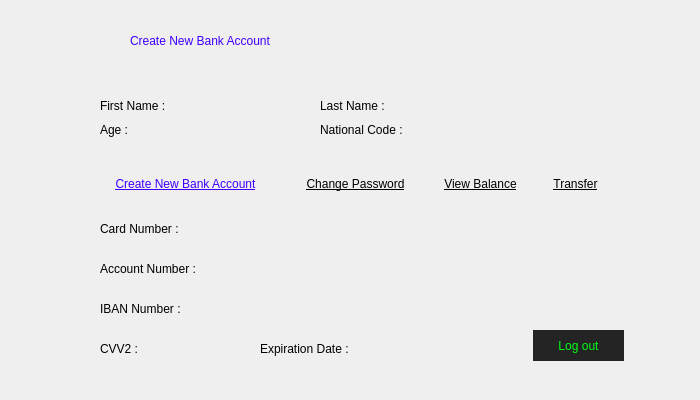
<?xml version="1.0" encoding="UTF-8"?>
<ui version="4.0">
 <class>CardInfo</class>
 <widget class="QWidget" name="CardInfo">
  <property name="geometry">
   <rect>
    <x>0</x>
    <y>0</y>
    <width>700</width>
    <height>400</height>
   </rect>
  </property>
  <property name="windowTitle">
   <string>Form</string>
  </property>
  <property name="styleSheet">
   <string notr="true">QPushButton {
    background-color: transparent;
    border: none;
}</string>
  </property>
  <widget class="QLabel" name="background">
   <property name="geometry">
    <rect>
     <x>0</x>
     <y>0</y>
     <width>700</width>
     <height>400</height>
    </rect>
   </property>
   <property name="text">
    <string/>
   </property>
   <property name="pixmap">
    <pixmap resource="Panel.qrc">:/images/panel2.png</pixmap>
   </property>
  </widget>
  <widget class="QPushButton" name="viewBalancePB">
   <property name="geometry">
    <rect>
     <x>430</x>
     <y>169</y>
     <width>101</width>
     <height>29</height>
    </rect>
   </property>
   <property name="styleSheet">
    <string notr="true">text-decoration: underline;
color: rgb(0, 0, 0);
font: 10pt &quot;MRT_Sozar&quot;;
</string>
   </property>
   <property name="text">
    <string>View Balance</string>
   </property>
  </widget>
  <widget class="QLabel" name="cardNumberL">
   <property name="geometry">
    <rect>
     <x>100</x>
     <y>208</y>
     <width>131</width>
     <height>41</height>
    </rect>
   </property>
   <property name="styleSheet">
    <string notr="true">color: black;
font: 12pt &quot;Tw Cen MT&quot;;
</string>
   </property>
   <property name="text">
    <string>Card Number :</string>
   </property>
  </widget>
  <widget class="QLabel" name="firstNameL">
   <property name="geometry">
    <rect>
     <x>100</x>
     <y>80</y>
     <width>101</width>
     <height>51</height>
    </rect>
   </property>
   <property name="styleSheet">
    <string notr="true">color: black;
font: 12pt &quot;Tw Cen MT&quot;;
</string>
   </property>
   <property name="text">
    <string>First Name :</string>
   </property>
  </widget>
  <widget class="QPushButton" name="transferPB">
   <property name="geometry">
    <rect>
     <x>540</x>
     <y>169</y>
     <width>71</width>
     <height>29</height>
    </rect>
   </property>
   <property name="styleSheet">
    <string notr="true">text-decoration: underline;
color: rgb(0, 0, 0);
font: 10pt &quot;MRT_Sozar&quot;;
</string>
   </property>
   <property name="text">
    <string>Transfer</string>
   </property>
  </widget>
  <widget class="QPushButton" name="logoutPB">
   <property name="geometry">
    <rect>
     <x>533</x>
     <y>330</y>
     <width>91</width>
     <height>31</height>
    </rect>
   </property>
   <property name="cursor">
    <cursorShape>PointingHandCursor</cursorShape>
   </property>
   <property name="styleSheet">
    <string notr="true">color: rgb(0, 255, 21);
background-color: rgb(36, 36, 36);
font: 9pt &quot;MRT_Sozar&quot;;</string>
   </property>
   <property name="text">
    <string>Log out</string>
   </property>
   <property name="autoDefault">
    <bool>false</bool>
   </property>
   <property name="default">
    <bool>true</bool>
   </property>
   <property name="flat">
    <bool>false</bool>
   </property>
  </widget>
  <widget class="QLabel" name="nationalCodeST">
   <property name="geometry">
    <rect>
     <x>440</x>
     <y>120</y>
     <width>161</width>
     <height>20</height>
    </rect>
   </property>
   <property name="styleSheet">
    <string notr="true">color: rgb(67, 67, 67);</string>
   </property>
   <property name="text">
    <string/>
   </property>
  </widget>
  <widget class="QLabel" name="nationalCodeL">
   <property name="geometry">
    <rect>
     <x>320</x>
     <y>114</y>
     <width>111</width>
     <height>31</height>
    </rect>
   </property>
   <property name="styleSheet">
    <string notr="true">color: black;
font: 10pt &quot;Tw Cen MT&quot;;
</string>
   </property>
   <property name="text">
    <string>National Code :</string>
   </property>
  </widget>
  <widget class="QLabel" name="ageL">
   <property name="geometry">
    <rect>
     <x>100</x>
     <y>114</y>
     <width>41</width>
     <height>31</height>
    </rect>
   </property>
   <property name="styleSheet">
    <string notr="true">color: black;
font: 10pt &quot;Tw Cen MT&quot;;
</string>
   </property>
   <property name="text">
    <string>Age :</string>
   </property>
  </widget>
  <widget class="QLabel" name="firstNameST">
   <property name="geometry">
    <rect>
     <x>210</x>
     <y>96</y>
     <width>91</width>
     <height>20</height>
    </rect>
   </property>
   <property name="styleSheet">
    <string notr="true">color: rgb(67, 67, 67);</string>
   </property>
   <property name="text">
    <string/>
   </property>
  </widget>
  <widget class="QPushButton" name="changePasswordPB">
   <property name="geometry">
    <rect>
     <x>290</x>
     <y>169</y>
     <width>131</width>
     <height>29</height>
    </rect>
   </property>
   <property name="styleSheet">
    <string notr="true">text-decoration: underline;
color: rgb(0, 0, 0);
font: 10pt &quot;MRT_Sozar&quot;;
</string>
   </property>
   <property name="text">
    <string>Change Password</string>
   </property>
  </widget>
  <widget class="QLabel" name="lastNameST">
   <property name="geometry">
    <rect>
     <x>430</x>
     <y>96</y>
     <width>161</width>
     <height>20</height>
    </rect>
   </property>
   <property name="styleSheet">
    <string notr="true">color: rgb(67, 67, 67);</string>
   </property>
   <property name="text">
    <string/>
   </property>
  </widget>
  <widget class="QLabel" name="lastNameL">
   <property name="geometry">
    <rect>
     <x>320</x>
     <y>80</y>
     <width>101</width>
     <height>51</height>
    </rect>
   </property>
   <property name="styleSheet">
    <string notr="true">color: black;
font: 12pt &quot;Tw Cen MT&quot;;
</string>
   </property>
   <property name="text">
    <string>Last Name :</string>
   </property>
  </widget>
  <widget class="QLabel" name="ageST">
   <property name="geometry">
    <rect>
     <x>150</x>
     <y>120</y>
     <width>51</width>
     <height>20</height>
    </rect>
   </property>
   <property name="styleSheet">
    <string notr="true">color: rgb(67, 67, 67);</string>
   </property>
   <property name="text">
    <string/>
   </property>
  </widget>
  <widget class="QPushButton" name="createNewBankAccountPB">
   <property name="geometry">
    <rect>
     <x>90</x>
     <y>169</y>
     <width>191</width>
     <height>29</height>
    </rect>
   </property>
   <property name="styleSheet">
    <string notr="true">text-decoration: underline;
font: 10pt &quot;MRT_Sozar&quot;;
color: rgb(64, 0, 255);</string>
   </property>
   <property name="text">
    <string>Create New Bank Account</string>
   </property>
  </widget>
  <widget class="QLabel" name="accountNumberL">
   <property name="geometry">
    <rect>
     <x>100</x>
     <y>248</y>
     <width>151</width>
     <height>41</height>
    </rect>
   </property>
   <property name="styleSheet">
    <string notr="true">color: black;
font: 12pt &quot;Tw Cen MT&quot;;
</string>
   </property>
   <property name="text">
    <string>Account Number :</string>
   </property>
  </widget>
  <widget class="QLabel" name="ibanNumberL">
   <property name="geometry">
    <rect>
     <x>100</x>
     <y>288</y>
     <width>131</width>
     <height>41</height>
    </rect>
   </property>
   <property name="styleSheet">
    <string notr="true">color: black;
font: 12pt &quot;Tw Cen MT&quot;;
</string>
   </property>
   <property name="text">
    <string>IBAN Number :</string>
   </property>
  </widget>
  <widget class="QLabel" name="cvv2L">
   <property name="geometry">
    <rect>
     <x>100</x>
     <y>328</y>
     <width>71</width>
     <height>41</height>
    </rect>
   </property>
   <property name="styleSheet">
    <string notr="true">color: black;
font: 12pt &quot;Tw Cen MT&quot;;
</string>
   </property>
   <property name="text">
    <string>CVV2 :</string>
   </property>
  </widget>
  <widget class="QLabel" name="expirationDateL">
   <property name="geometry">
    <rect>
     <x>260</x>
     <y>328</y>
     <width>141</width>
     <height>41</height>
    </rect>
   </property>
   <property name="styleSheet">
    <string notr="true">color: black;
font: 12pt &quot;Tw Cen MT&quot;;
</string>
   </property>
   <property name="text">
    <string>Expiration Date :</string>
   </property>
  </widget>
  <widget class="QLabel" name="cardNumberST">
   <property name="geometry">
    <rect>
     <x>260</x>
     <y>220</y>
     <width>151</width>
     <height>20</height>
    </rect>
   </property>
   <property name="styleSheet">
    <string notr="true">color: rgb(67, 67, 67);</string>
   </property>
   <property name="text">
    <string/>
   </property>
  </widget>
  <widget class="QLabel" name="accountNumberST">
   <property name="geometry">
    <rect>
     <x>260</x>
     <y>258</y>
     <width>111</width>
     <height>20</height>
    </rect>
   </property>
   <property name="styleSheet">
    <string notr="true">color: rgb(67, 67, 67);</string>
   </property>
   <property name="text">
    <string/>
   </property>
  </widget>
  <widget class="QLabel" name="ibanNumberST">
   <property name="geometry">
    <rect>
     <x>260</x>
     <y>298</y>
     <width>221</width>
     <height>20</height>
    </rect>
   </property>
   <property name="styleSheet">
    <string notr="true">color: rgb(67, 67, 67);</string>
   </property>
   <property name="text">
    <string/>
   </property>
  </widget>
  <widget class="QLabel" name="cvv2ST">
   <property name="geometry">
    <rect>
     <x>170</x>
     <y>339</y>
     <width>41</width>
     <height>20</height>
    </rect>
   </property>
   <property name="styleSheet">
    <string notr="true">color: rgb(67, 67, 67);</string>
   </property>
   <property name="text">
    <string/>
   </property>
  </widget>
  <widget class="QLabel" name="expirationDateST">
   <property name="geometry">
    <rect>
     <x>410</x>
     <y>339</y>
     <width>51</width>
     <height>20</height>
    </rect>
   </property>
   <property name="styleSheet">
    <string notr="true">color: rgb(67, 67, 67);</string>
   </property>
   <property name="text">
    <string/>
   </property>
  </widget>
  <widget class="QLabel" name="createNewBankAccountL">
   <property name="geometry">
    <rect>
     <x>130</x>
     <y>10</y>
     <width>441</width>
     <height>61</height>
    </rect>
   </property>
   <property name="styleSheet">
    <string notr="true">color: rgb(64, 0, 255);
font: 800 17pt &quot;Rockwell Extra Bold&quot;;
</string>
   </property>
   <property name="text">
    <string>Create New Bank Account</string>
   </property>
  </widget>
 </widget>
 <resources>
  <include location="Panel.qrc"/>
 </resources>
 <connections/>
</ui>
